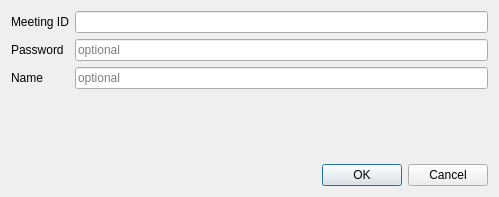
<?xml version="1.0" encoding="UTF-8"?>
<ui version="4.0">
 <class>Dialog</class>
 <widget class="QDialog" name="Dialog">
  <property name="geometry">
   <rect>
    <x>0</x>
    <y>0</y>
    <width>499</width>
    <height>197</height>
   </rect>
  </property>
  <property name="windowTitle">
   <string>Edit Meeting</string>
  </property>
  <layout class="QVBoxLayout" name="verticalLayout_2">
   <item>
    <layout class="QFormLayout" name="formLayout">
     <item row="0" column="0">
      <widget class="QLabel" name="label">
       <property name="text">
        <string>Meeting ID</string>
       </property>
      </widget>
     </item>
     <item row="0" column="1">
      <widget class="QLineEdit" name="meetingIdInput"/>
     </item>
     <item row="1" column="0">
      <widget class="QLabel" name="label_2">
       <property name="text">
        <string>Password</string>
       </property>
      </widget>
     </item>
     <item row="1" column="1">
      <widget class="QLineEdit" name="passwordInput">
       <property name="placeholderText">
        <string>optional</string>
       </property>
      </widget>
     </item>
     <item row="2" column="0">
      <widget class="QLabel" name="label_3">
       <property name="text">
        <string>Name</string>
       </property>
      </widget>
     </item>
     <item row="2" column="1">
      <widget class="QLineEdit" name="nameInput">
       <property name="placeholderText">
        <string>optional</string>
       </property>
      </widget>
     </item>
    </layout>
   </item>
   <item>
    <widget class="QDialogButtonBox" name="buttonBox">
     <property name="orientation">
      <enum>Qt::Horizontal</enum>
     </property>
     <property name="standardButtons">
      <set>QDialogButtonBox::Cancel|QDialogButtonBox::Ok</set>
     </property>
    </widget>
   </item>
  </layout>
 </widget>
 <resources/>
 <connections>
  <connection>
   <sender>buttonBox</sender>
   <signal>accepted()</signal>
   <receiver>Dialog</receiver>
   <slot>accept()</slot>
   <hints>
    <hint type="sourcelabel">
     <x>248</x>
     <y>254</y>
    </hint>
    <hint type="destinationlabel">
     <x>157</x>
     <y>274</y>
    </hint>
   </hints>
  </connection>
  <connection>
   <sender>buttonBox</sender>
   <signal>rejected()</signal>
   <receiver>Dialog</receiver>
   <slot>reject()</slot>
   <hints>
    <hint type="sourcelabel">
     <x>316</x>
     <y>260</y>
    </hint>
    <hint type="destinationlabel">
     <x>286</x>
     <y>274</y>
    </hint>
   </hints>
  </connection>
 </connections>
</ui>
